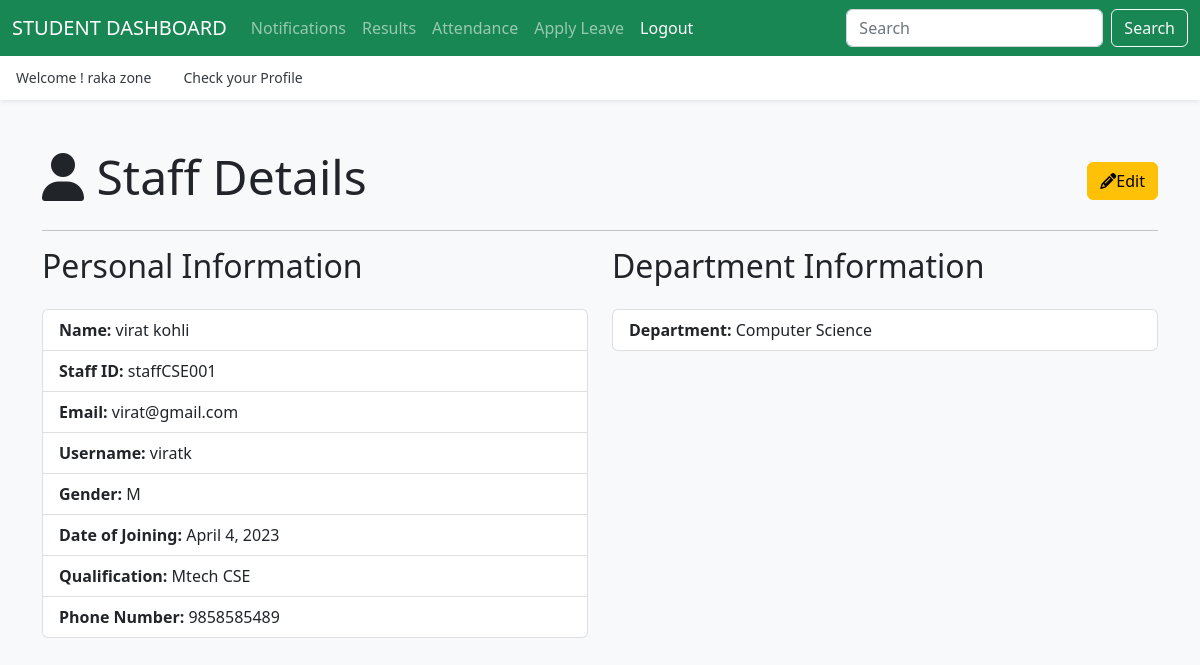
The app's page /hod/staff/view/2/ (signed in) with its own data.
### authentication/models.py (models this page shows, shortened)
class UserProfile(models.Model):
    user = models.OneToOneField(User, on_delete=models.CASCADE)
    usertype = models.CharField(max_length=50)

### app_hod/models.py (models this page shows, shortened)
class Staff(models.Model):
    user = models.OneToOneField(UserProfile, on_delete=models.CASCADE)
    staff_id = models.CharField(max_length=20, unique=True)
    gender = models.CharField(max_length=1, choices=[('M', 'Male'), ('F', 'Female')])
    doj = models.DateField()
    qualification = models.TextField()
    phone_number = models.CharField(max_length=20)
    course = models.ForeignKey(Course,on_delete=models.DO_NOTHING)
    created_at = models.DateTimeField(auto_now_add=True)
    updated_at = models.DateTimeField(auto_now=True)

class Course(models.Model):
    name = models.CharField(max_length=100)
    created_at = models.DateTimeField(auto_now_add=True)
    updated_at = models.DateTimeField(auto_now=True)
    def __str__(self):
        return self.name

### app_hod/views.py (the view)
# urls.py: path('staff/view/<int:id>/', views.staff_view, name='view-staff'),
@login_required(login_url='/login/')
def staff_view(request, id):
    staff = Staff.objects.get(id=id)
    context = {"data": staff}
    return render(request, 'hod/staff_view.html', context)

### templates/hod/staff_view.html (shortened to what this page needs)
{% extends "layouts/master.html" %}
{% block content %}
<div class="container my-5">
    <div class="d-flex justify-content-between align-items-center">
        <h1 class="display-5 mb-2"><i class="fas fa-user"></i> Staff Details</h1>
        <a href="{% url 'edit-staff' data.id %}" class="btn btn-warning"><i class="fas fa-pencil-alt"></i>Edit</a>
    </div>
    <hr>
    <div class="row">
        <div class="col-md-6">
            <h2 class="mb-4">Personal Information</h2>
            <ul class="list-group">
                <li class="list-group-item"><strong>Name:</strong> {{ data.user.user.first_name }} {{ data.user.user.last_name }}</li>
                <li class="list-group-item"><strong>Staff ID:</strong> {{ data.staff_id }}</li>
                <li class="list-group-item"><strong>Email:</strong> {{ data.user.user.email }}</li>
                <li class="list-group-item"><strong>Username:</strong> {{ data.user.user.username }}</li>
                <li class="list-group-item"><strong>Gender:</strong> {{ data.gender }}</li>
                <li class="list-group-item"><strong>Date of Joining:</strong> {{ data.doj }}</li>
                <li class="list-group-item"><strong>Qualification:</strong> {{ data.qualification }}</li>
                <li class="list-group-item"><strong>Phone Number:</strong> {{ data.phone_number }}</li>
            </ul>
        </div>
        <div class="col-md-6">
            <h2 class="mb-4">Department Information</h2>
            <ul class="list-group">
                <li class="list-group-item"><strong>Department:</strong> {{ data.course }}</li>
            </ul>
        </div>
    </div>
</div>
{% endblock content %}

### templates/layouts/master.html (shortened to what this page needs)
{% load static %}
<!doctype html>
<html lang="en">
<head>
  <link rel="stylesheet" href="https://cdnjs.cloudflare.com/ajax/libs/font-awesome/6.4.0/css/all.min.css">
  <link href="https://cdn.jsdelivr.net/npm/bootstrap@5.2.3/dist/css/bootstrap.min.css" rel="stylesheet">
  <link href="{% static 'css/offcanvas.css' %}" rel="stylesheet">
</head>
<body class="bg-light">
  {% if user.userprofile.usertype == 'hod' %}
  <nav class="navbar navbar-expand-lg fixed-top navbar-dark bg-success" aria-label="Main navigation">
    <div class="container-fluid">
      <a class="navbar-brand" href="{% url 'hodpage' %}" style="text-transform:uppercase;">{{ user.userprofile.usertype }} Dashboard</a>
      <button class="navbar-toggler p-0 border-0" type="button" id="navbarSideCollapse" aria-label="Toggle navigation">
        <span class="navbar-toggler-icon"></span>
      </button>
      <div class="navbar-collapse offcanvas-collapse" id="navbarsExampleDefault">
        <ul class="navbar-nav me-auto mb-2 mb-lg-0">
          <li class="nav-item dropdown">
            <a class="nav-link dropdown-toggle" href="#" id="dropdown06" data-bs-toggle="dropdown" aria-expanded="false">Leave</a>
            <ul class="dropdown-menu" aria-labelledby="dropdown06">
              <li><a class="dropdown-item" href="{% url 'leave-student' %}">Student Leave</a></li>
              <li><a class="dropdown-item" href="{% url 'leave-staff' %}">Staff Leave</a></li>
            </ul>
          </li>
          <li class="nav-item dropdown">
            <a class="nav-link dropdown-toggle" href="#" id="dropdown00" data-bs-toggle="dropdown" aria-expanded="false">Notification</a>
            <ul class="dropdown-menu" aria-labelledby="dropdown00">
              <li><a class="dropdown-item" href="{% url 'send-studentnotification' %}">Student Notification</a></li>
              <li><a class="dropdown-item" href="{% url 'send-staffnotification' %}">Staff Notification</a></li>
            </ul>
          </li>
          <li class="nav-item dropdown">
            <a class="nav-link dropdown-toggle" href="#" id="dropdown01" data-bs-toggle="dropdown" aria-expanded="false">Course</a>
            <ul class="dropdown-menu" aria-labelledby="dropdown01">
              <li><a class="dropdown-item" href="{% url 'add-course' %}">Add Course</a></li>
              <li><a class="dropdown-item" href="{% url 'list-course' %}">View Course</a></li>
            </ul>
          </li>
          <li class="nav-item dropdown">
            <a class="nav-link dropdown-toggle" href="#" id="dropdown02" data-bs-toggle="dropdown" aria-expanded="false">Student</a>
            <ul class="dropdown-menu" aria-labelledby="dropdown02">
              <li><a class="dropdown-item" href="{% url 'add-student' %}">Add Student</a></li>
              <li><a class="dropdown-item" href="{% url 'list-student' %}">View Student</a></li>
            </ul>
          </li>
          <li class="nav-item dropdown">
            <a class="nav-link dropdown-toggle" href="#" id="dropdown03" data-bs-toggle="dropdown" aria-expanded="false">Staff</a>
            <ul class="dropdown-menu" aria-labelledby="dropdown03">
              <li><a class="dropdown-item" href="{% url 'add-staff' %}">Add Staff</a></li>
              <li><a class="dropdown-item" href="{% url 'list-staff' %}">View Staff</a></li>
            </ul>
          </li>
          <li class="nav-item dropdown">
            <a class="nav-link dropdown-toggle" href="#" id="dropdown04" data-bs-toggle="dropdown" aria-expanded="false">Subject</a>
            <ul class="dropdown-menu" aria-labelledby="dropdown04">
              <li><a class="dropdown-item" href="{% url 'add-subject' %}">Add Subject</a></li>
              <li><a class="dropdown-item" href="{% url 'list-subject' %}">View Subject</a></li>
            </ul>
          </li>
          <li class="nav-item">
            <a class="nav-link active" aria-current="page" href="{% url 'hod-attendance' %}">Attendance</a>
          </li>
          <li class="nav-item">
            <a class="nav-link" href="{% url 'hod-result' %}">Results</a>
          </li>
          <li class="nav-item">
            <a class="nav-link active" aria-current="page" href="{% url 'logout' %}">Logout</a>
          </li>
        </ul>
      </div>
    </div>
  </nav>
  {% elif user.userprofile.usertype == 'student' %}
  <nav class="navbar navbar-expand-lg fixed-top navbar-dark bg-success" aria-label="Main navigation">
    <div class="container-fluid">
      <a class="navbar-brand" href="{% url 'studentpage' %}" style="text-transform:uppercase;">{{ user.userprofile.usertype }} Dashboard</a>
      <div class="navbar-collapse offcanvas-collapse" id="navbarsExampleDefault">
        <ul class="navbar-nav me-auto mb-2 mb-lg-0">
          <li class="nav-item">
            <a class="nav-link" href="{% url 'student-notification' %}">Notifications</a>
          </li>
          <li class="nav-item">
            <a class="nav-link" href="{% url 'student-result' %}">Results</a>
          </li>
          <li class="nav-item">
            <a class="nav-link" href="{% url 'student-attendance' %}">Attendance</a>
          </li>
          <li class="nav-item">
            <a class="nav-link" href="{% url 'student-applyleave' %}">Apply Leave</a>
          </li>
          <li class="nav-item">
            <a class="nav-link active" aria-current="page" href="{% url 'logout' %}">Logout</a>
          </li>
        </ul>
        <form class="d-flex">
          <input class="form-control me-2" type="search" placeholder="Search" aria-label="Search">
          <button class="btn btn-outline-light" type="submit">Search</button>
        </form>
      </div>
    </div>
  </nav>
  {% endif %}
  <div class="nav-scroller bg-body shadow-sm">
    <nav class="nav nav-underline" aria-label="Secondary navigation">
      <p class="nav-link active" aria-current="page">Welcome ! {{ user.first_name }} {{ user.last_name }}</p>
      <a class="nav-link active" aria-current="page"
      {% if user.userprofile.usertype == 'hod' %}
      href=" {% url 'hodprofile' %}"
      {% elif user.userprofile.usertype == 'staff' %}
      href=" {% url 'staffprofile' %}"
      {% elif user.userprofile.usertype == 'student' %}
      href=" {% url 'studentprofile' %}"
      {% endif %}>Check your Profile</a>
    </nav>
  </div>
  {% block content %}
  {% endblock %}
</body>
</html>

### static/css/offcanvas.css (style rules this page uses)
html, body { overflow-x: hidden; }
body { padding-top: 56px; }
.nav-scroller { position: relative; z-index: 2; height: 2.75rem; overflow-y: hidden; }
.nav-scroller .nav { display: flex; flex-wrap: nowrap; padding-bottom: 1rem; margin-top: -1px; overflow-x: auto; color: rgba(255, 255, 255, .75); text-align: center; white-space: nowrap; -webkit-overflow-scrolling: touch; }
.nav-underline .nav-link { padding-top: .75rem; padding-bottom: .75rem; font-size: .875rem; color: #6c757d; }
.nav-underline .active { font-weight: 500; color: #343a40; }

### records on screen
Staff: user.user.first_name "virat", user.user.last_name "kohli", staff_id "staffCSE001", user.user.email "virat@gmail.com", user.user.username "viratk", gender "M", doj "April 4, 2023", qualification "Mtech CSE", phone_number "9858585489", course "Computer Science"

### other values on screen
{{ user.userprofile.usertype }} "STUDENT"
{{ user.first_name }} "raka"
{{ user.last_name }} "zone"
